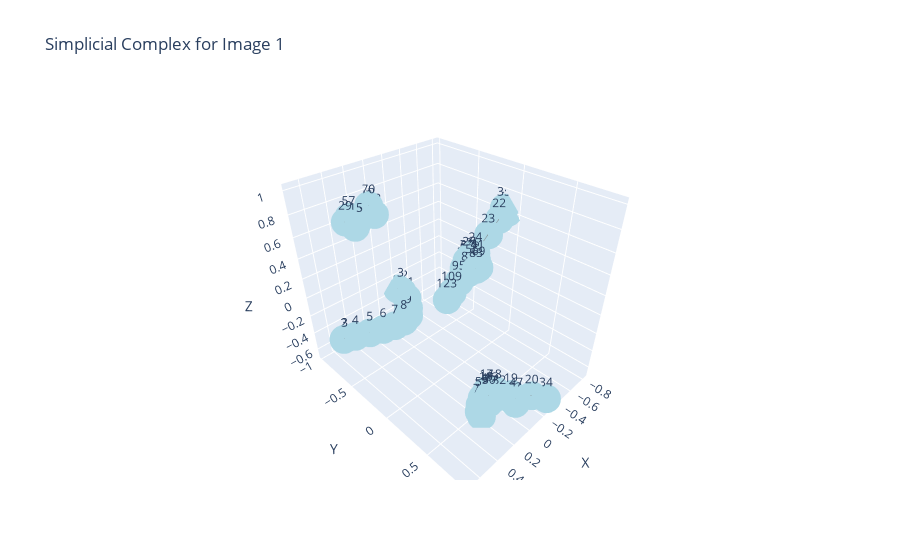
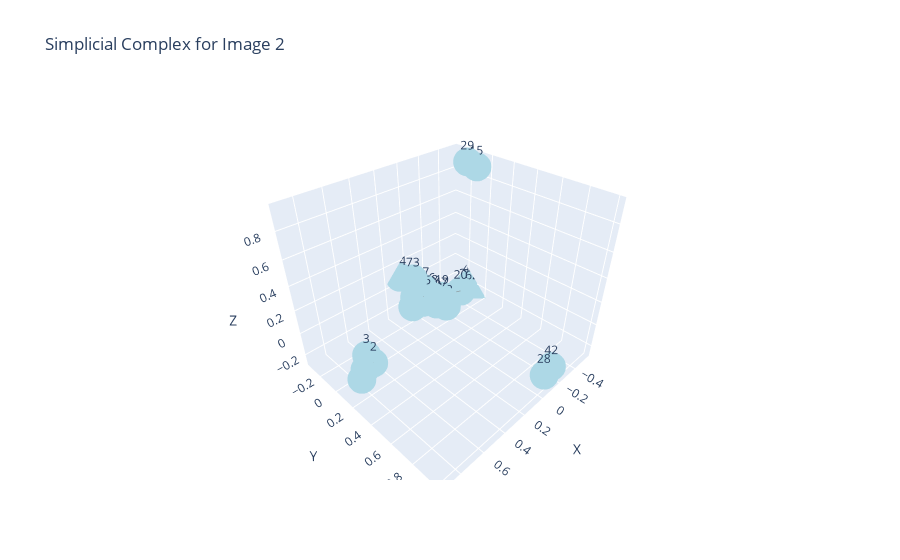

Notebook code cell kept with these figures, in order:
### Code cell
import numpy as np
import torch
from transformers import ViTModel, ViTFeatureExtractor
import gudhi as gd
import matplotlib.pyplot as plt
import networkx as nx
from scipy.spatial.distance import jensenshannon
import plotly.graph_objs as go
from PIL import Image
import ipywidgets as widgets


def get_attention_matrix(image, model, tokenizer, layer, head):
    inputs = tokenizer(images=[image], return_tensors="pt")
    outputs = model(**inputs, output_attentions=True)
    attention = outputs.attentions[layer][0, head].detach().cpu().numpy()
    return attention

def compute_persistence(attention_matrix):
    softmax_attention = np.exp(attention_matrix) / np.sum(np.exp(attention_matrix), axis=-1)[:, np.newaxis]
    distance_matrix = np.array([[jensenshannon(softmax_attention[i], softmax_attention[j]) for j in range(softmax_attention.shape[0])] for i in range(softmax_attention.shape[0])])
    
    rips_complex = gd.RipsComplex(distance_matrix=distance_matrix, max_edge_length=np.inf)
    simplex_tree = rips_complex.create_simplex_tree(max_dimension=2)
    persistence = simplex_tree.persistence(min_persistence=0.01)
    return persistence, simplex_tree, distance_matrix

def plot_simplicial_complex_3d(simplex_tree, distance_matrix, title, threshold, tokens):
    g = nx.Graph()
    for (simplex, _) in simplex_tree.get_filtration():
        if len(simplex) == 2:
            if distance_matrix[simplex[0]][simplex[1]] <= threshold:
                g.add_edge(simplex[0], simplex[1])

    # Create a token dictionary only for nodes in the graph
    labels = {node: tokens[node] for node in g.nodes()}
    
    # 3D layout
    pos = nx.spring_layout(g, dim=3, seed=42)
    
    # Extract node coordinates
    Xn = [pos[k][0] for k in g.nodes()]
    Yn = [pos[k][1] for k in g.nodes()]
    Zn = [pos[k][2] for k in g.nodes()]
    
    # Extract edge coordinates
    Xe = []
    Ye = []
    Ze = []
    for e in g.edges():
        Xe += [pos[e[0]][0], pos[e[1]][0], None]
        Ye += [pos[e[0]][1], pos[e[1]][1], None]
        Ze += [pos[e[0]][2], pos[e[1]][2], None]
    
    # Create a trace for edges
    trace_edges = go.Scatter3d(x=Xe, y=Ye, z=Ze, mode='lines', line=dict(color='gray', width=1))
    
    # Create a trace for nodes
    trace_nodes = go.Scatter3d(x=Xn, y=Yn, z=Zn, mode='markers+text', text=list(labels.values()), marker=dict(symbol='circle', size=10, color='lightblue'), textposition="top center")
    
    # Create a layout
    layout = go.Layout(title=title, scene=dict(xaxis_title='X', yaxis_title='Y', zaxis_title='Z'), showlegend=False)
    
    # Create a plot
    fig = go.Figure(data=[trace_edges, trace_nodes], layout=layout)
    fig.show()

# Load pre-trained visual transformer model and tokenizer
tokenizer = ViTFeatureExtractor.from_pretrained('google/vit-base-patch16-224')
model = ViTModel.from_pretrained('google/vit-base-patch16-224')

# Image inputs
image1 = Image.open("heart.png")
image1 = image1.convert('RGB')

image2 = Image.open("heart2.png")
image2 = image2.convert('RGB')


# Choose a layer and head
layer = 1
head = 2

# Get attention matrices
attention_matrix1 = get_attention_matrix(image1, model, tokenizer, layer, head)
attention_matrix2 = get_attention_matrix(image2, model, tokenizer, layer, head)

# Compute persistence and simplex trees
persistence1, simplex_tree1, distance_matrix1 = compute_persistence(attention_matrix1)
persistence2, simplex_tree2, distance_matrix2 = compute_persistence(attention_matrix2)

# Get tokens as patch indices
tokens1 = list(range(attention_matrix1.shape[0]))
tokens2 = list(range(attention_matrix2.shape[0]))

# Create a slider for the threshold value
threshold_slider = widgets.FloatSlider(
    value=0.0003,
    min=0.00001,
    max=0.05,
    step=0.00001,
    description='Threshold:',
    continuous_update=False
)

# Define a function to update the plot based on the threshold value from the slider
def update_plot(threshold):
    plot_simplicial_complex_3d(simplex_tree1, distance_matrix1, "Simplicial Complex for Image 1", threshold, tokens1)
    plot_simplicial_complex_3d(simplex_tree2, distance_matrix2, "Simplicial Complex for Image 2", threshold, tokens2)

# Connect the slider to the update_plot function
widgets.interact(update_plot, threshold=threshold_slider)

### Figure 1 — Plotly figure (JSON) as saved in the notebook; plotly's stock layout.template omitted (floating-point values rounded to 4 significant figures; data arrays with more than 128 entries replaced by an {"elided": "..."} marker saying what was removed)
{"data": [{"line": {"color": "gray", "width": 1}, "mode": "lines", "type": "scatter3d", "x": {"elided": "591 float values"}, "y": {"elided": "591 float values"}, "z": {"elided": "591 float values"}}, {"marker": {"color": "lightblue", "size": 10, "symbol": "circle"}, "mode": "markers+text", "text": ["15", "43", "42", "56", "28", "54", "68", "16", "44", "31", "45", "58", "26", "59", "73", "40", "57", "53", "67", "18", "29", "7", "8", "46", "60", "17", "25", "11", "12", "30", "41", "55", "39", "27", "81", "69", "83", "82", "19", "33", "20", "34", "72", "74", "21", "22", "47", "32", "24", "38", "109", "123", "3", "4", "87", "88", "9", "10", "2", "23", "35", "70", "13", "5", "6", "95"], "textposition": "top center", "type": "scatter3d", "x": [0.631, 0.6205, 0.05062, 0.03804, 0.08287, -0.1465, -0.1628, 0.09321, 0.0978, 0.04789, 0.07078, 0.1365, -0.1983, 0.09471, 0.1099, -0.152, 0.6465, -0.207, -0.2115, 0.01588, 0.6939, 0.08104, -0.06069, 0.07052, 0.131, 0.03402, -0.2196, -0.2957, -0.2591, 0.1082, -0.1763, -0.1242, -0.1653, -0.1483, -0.104, -0.1292, -0.07038, -0.07291, -0.06621, -0.03475, -0.2047, -0.2949, 0.1747, 0.135, -0.8195, -0.7054, -0.03875, 0.03225, -0.3394, -0.2615, 0.2102, 0.3206, 0.6317, 0.5296, 0.1781, 0.2173, -0.1786, -0.2594, 0.6193, -0.5368, -0.796, 0.06414, -0.1954, 0.3831, 0.2317, 0.05289], "y": [-0.2568, -0.2935, -0.8756, -0.9746, -0.9503, 0.04434, 0.08633, 0.5169, 0.5593, 0.554, 0.5134, 0.5115, 0.06157, 0.5269, 0.4892, 0.06019, -0.3159, -0.003663, 0.003431, 0.5505, -0.2904, -0.6806, -0.7162, 0.542, 0.5791, 0.4763, 0.03394, -0.9424, -0.9746, 0.5599, 0.1189, 0.1242, -0.003442, 0.06759, 0.05682, 0.1861, 0.2122, 0.1291, 0.6574, 0.7266, 0.7693, 0.8577, 0.5247, 0.5465, -0.101, -0.09925, 0.7271, 0.6096, -0.03509, -0.0634, 0.2317, 0.2928, -0.6924, -0.6761, 0.5216, 0.5804, -0.7858, -0.8811, -0.7321, -0.07303, -0.1264, -0.9291, -0.9585, -0.6632, -0.6651, 0.1504], "z": [0.9633, 0.9217, 0.6222, 0.6698, 0.6394, 0.434, 0.419, -0.5022, -0.5464, -0.5467, -0.539, -0.5347, 0.4678, -0.5666, -0.6014, 0.4092, 1, 0.408, 0.3681, -0.5066, 0.9891, -0.4909, -0.5365, -0.5058, -0.5442, -0.5473, 0.3945, -0.4881, -0.3985, -0.4948, 0.4864, 0.47, 0.3669, 0.5052, 0.3822, 0.4754, 0.4981, 0.4272, -0.5348, -0.5632, -0.5719, -0.6098, -0.5737, -0.5976, 0.6108, 0.5832, -0.5084, -0.5194, 0.423, 0.369, 0.4313, 0.457, -0.3289, -0.3494, -0.6568, -0.6331, -0.5689, -0.5668, -0.3661, 0.507, 0.6518, 0.6936, -0.3282, -0.3896, -0.4396, 0.4119]}], "layout": {"scene": {"xaxis": {"title": {"text": "X"}}, "yaxis": {"title": {"text": "Y"}}, "zaxis": {"title": {"text": "Z"}}}, "showlegend": false, "title": {"text": "Simplicial Complex for Image 1"}}}

### Figure 2 — Plotly figure (JSON) as saved in the notebook; plotly's stock layout.template omitted (floating-point values rounded to 4 significant figures; data arrays with more than 128 entries replaced by an {"elided": "..."} marker saying what was removed)
{"data": [{"line": {"color": "gray", "width": 1}, "mode": "lines", "type": "scatter3d", "x": {"elided": "228 float values"}, "y": {"elided": "228 float values"}, "z": {"elided": "228 float values"}}, {"marker": {"color": "lightblue", "size": 10, "symbol": "circle"}, "mode": "markers+text", "text": ["18", "31", "15", "29", "17", "45", "16", "44", "19", "47", "30", "46", "33", "34", "62", "60", "3", "4", "61", "32", "59", "73", "20", "28", "42", "2", "48", "5", "74"], "textposition": "top center", "type": "scatter3d", "x": [-0.04996, -0.03063, -0.4817, -0.4409, 0.005859, 0.02806, 0.04321, 0.02887, -0.1799, -0.1216, 0.07827, -0.05497, -0.1577, -0.5261, -0.5328, 0.01195, 0.855, 0.8928, -0.07706, -0.09743, 0.02572, 0.06312, -0.4134, -0.05629, -0.1182, 0.8571, -0.5456, 0.9083, 0.08603], "y": [-0.1062, -0.1458, -0.05462, -0.1104, -0.1439, -0.1081, -0.1627, -0.2249, -0.1171, -0.07329, -0.1955, -0.1478, -0.05006, -0.1682, -0.102, -0.1425, 0.2916, 0.3132, -0.08018, -0.1227, -0.1974, -0.1887, -0.1306, 0.9912, 1, 0.363, -0.145, 0.2848, -0.3261], "z": [-0.05577, -0.08948, 0.9057, 0.9392, 0.02895, -0.02234, -0.05557, -0.08971, -0.1293, -0.09948, -0.1438, -0.06024, -0.1849, -0.2639, -0.2539, -0.1056, 0.1703, 0.09145, -0.1371, -0.1388, 0.002075, 0.1244, -0.2025, -0.1541, -0.1097, 0.1562, -0.2036, -0.00295, 0.08443]}], "layout": {"scene": {"xaxis": {"title": {"text": "X"}}, "yaxis": {"title": {"text": "Y"}}, "zaxis": {"title": {"text": "Z"}}}, "showlegend": false, "title": {"text": "Simplicial Complex for Image 2"}}}
